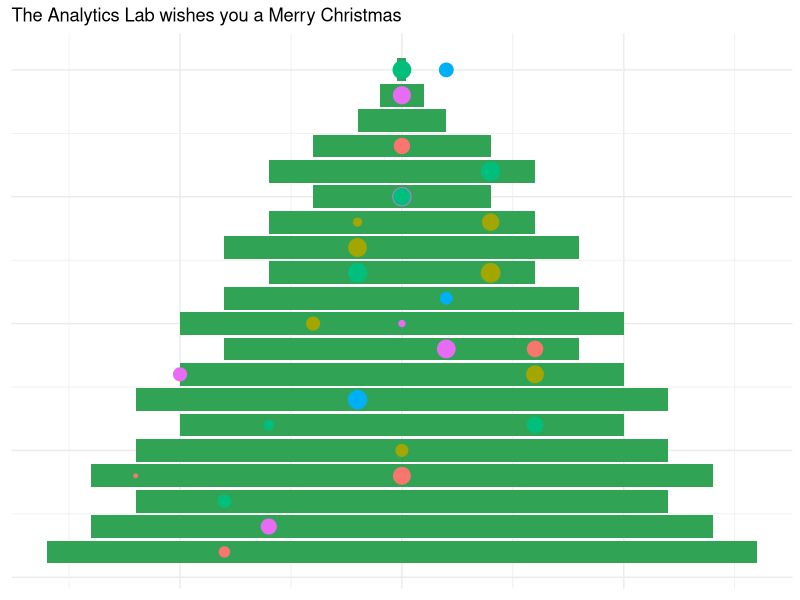

The R source for this figure:
rm(list = ls())
library(ggplot2)

# create data
x <- c(8,7,6,7,6,5,6,5,4,5,4,3,4,3,2,3,2,1,0.5,0.1)

dat1 <- data.frame(x1 = 1:length(x), x2 = x)
dat2 <- data.frame(x1 = 1:length(x), x2 = -x)
dat1$xvar <- dat2$xvar <- NA
dat1$yvar <- dat2$yvar <- NA
dat1$siz <- dat2$siz <- NA
dat1$col <- dat2$col <- NA

# set threshold for christmas balls
dec_threshold = -0.5

# create random places, sizes and colors for christmas balls
set.seed(2512)
for (row in 1:nrow(dat1)){
  
  if (rnorm(1) > dec_threshold){
    
    dat1$xvar[row] <- row 
    dat1$yvar[row] <- sample(1:dat1$x2[row]-1,1)
    dat1$siz[row] <- runif(1,0.5,1.5)
    dat1$col[row] <- sample(1:5, 1)
  }
  
  if (rnorm(1) > dec_threshold){
    
    dat2$xvar[row] <- row 
    dat2$yvar[row] <- sample(1:dat2$x2[row],1)
    dat2$siz[row] <- runif(1,0.5,1.5)
    dat2$col[row] <- sample(1:5, 1)
  }
}

# plot the christmas tree  
ggplot() + 
  geom_bar(data = dat1, aes(x=x1, y=x2),stat = "identity", fill = '#31a354') +
  geom_bar(data = dat2, aes(x=x1, y=x2),stat = "identity", fill = '#31a354') +
  geom_point(data = dat1,aes(x = xvar, y = yvar, size = siz, colour = as.factor(col)) ) +
  geom_point(data = dat2,aes(x = xvar, y = yvar, size = siz, colour = as.factor(col)) ) +
  coord_flip() + theme_minimal()+ theme(legend.position="none",
                                        axis.title.x=element_blank(),
                                        axis.text.x=element_blank(),
                                        axis.ticks.x=element_blank(),
                                        axis.title.y=element_blank(),
                                        axis.text.y=element_blank(),
                                        axis.ticks.y=element_blank()) +
  ggtitle('The Analytics Lab wishes you a Merry Christmas')
